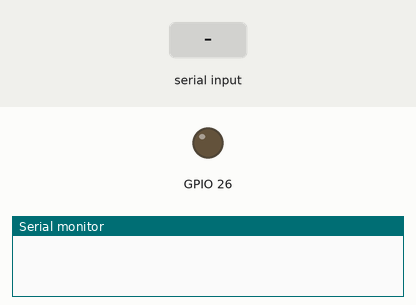
Simulated run of this program. Board: ESP32. On the bench: output pins drawn as LEDs (lit = HIGH), the last lines printed to the serial monitor. Dashed ring = blinking. The test bench sets the inputs (shaded band).

Above: at 0.1 s.
At 3.8 s:
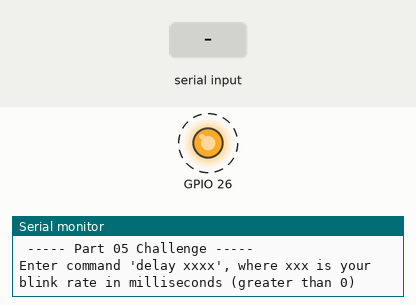
3.9 s: "90,45\n" received over Serial
5.5 s: "0\n" received over Serial
Timing chart, 0 to 13.5 s (numbered marks = the images above; inputs shaded):
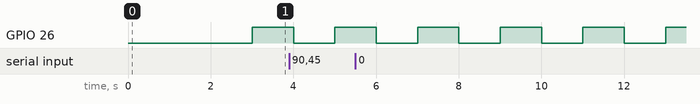

The program:

main.cpp
```cpp
#include <Arduino.h>

#if CONFING_FREERTOS_UNICORE
static const BaseType_t app_cpu = 0;
#else
static const BaseType_t app_cpu = 1;
#endif

static QueueHandle_t led_blink_delay_queue;
static QueueHandle_t led_blink_update_queue;

// Blink led task handle
static TaskHandle_t blink_t = NULL;

uint8_t char_size = 20;

// Reads from led_blink_update_queue & prints it
void processLedBlinkUpdateQueue(void *parameter)
{
  char blink_message[char_size] = "";

  while (true) {
    // Read messages from 2nd queue (quantity)
    if (uxQueueMessagesWaiting(led_blink_update_queue) > 0 && xQueueReceive(led_blink_update_queue, (void *)&blink_message, 0) == pdTRUE) {
      Serial.println(blink_message);
    }

    vTaskDelay(10 / portTICK_PERIOD_MS);
  }
}

// Checks for user input, echoes it back & post valid blinking rates to led_blink_delay_queue
void checkForUserInputTask(void *parameter)
{
  char cmd[] = "delay ";
  uint8_t cmd_len = strlen(cmd);
  uint8_t buff_len = 255;
  char buff[buff_len];
  memset(buff, 0, buff_len);
  char *p;
  long delay;

  Serial.println("Enter command 'delay xxxx', where xxx is your blink rate in milliseconds (greater than 0)");

  while (true) {
    if (Serial.available()) {
      Serial.readBytesUntil('\n', buff, buff_len);
      if (strstr(buff, cmd) != NULL) {
        // char *tail = &buff[cmd_len];
        // Serial.printf("tail: %s, abs(atoi(tail)): %d\n", tail, abs(atoi(tail)));
        delay = abs(strtol(&buff[cmd_len], &p, 10));
        if (/* *p == '\0' */!*p && (delay > 0 && delay && errno != ERANGE)) {
          // Put message in 1st queue (do not block)
          if (uxQueueSpacesAvailable(led_blink_delay_queue) > 0 && xQueueSend(led_blink_delay_queue, (void *)&delay, 0) != pdTRUE) {
            Serial.println("led_blink_delay_queue full");
          }
        }
      }

      errno = 0;
      Serial.println(buff);
      memset(&buff, 0, buff_len);
    }

    vTaskDelay(10 / portTICK_PERIOD_MS);
  }
}

// Updates led blink rate from led_blink_delay_queue & post to led_blink_update_queue every time led blink 100 times
void updateLedBlinkRateTask(void *parameter)
{
  static int blink_rate = 1000;
  char blink_message[char_size] = "";
  static int blink_counter = 0;

  while (true)
  {
    digitalWrite(GPIO_NUM_26, !digitalRead(GPIO_NUM_26));
    blink_counter += 1;

    if (blink_counter > 0 && blink_counter % 200 == 0) {
      sprintf(blink_message, "Blinked %d", blink_counter / 2);

      if (uxQueueSpacesAvailable(led_blink_update_queue) > 0 && xQueueSend(led_blink_update_queue, (void *)&blink_message, 0) != pdTRUE) {
        Serial.println("led_blink_update_queue full");
      }
    }

    // See if there's a message in the queue (do not block) and update blink_rate
    if (uxQueueMessagesWaiting(led_blink_delay_queue) > 0 && xQueueReceive(led_blink_delay_queue, (void *)&blink_rate, 0) == pdTRUE) {
      Serial.printf("Update blink rate to %d milliseconds\n", blink_rate);
    }

    vTaskDelay(blink_rate / portTICK_PERIOD_MS);
  }
}

void setup()
{
  pinMode(GPIO_NUM_26, OUTPUT);
  digitalWrite(GPIO_NUM_26, LOW);
  Serial.begin(115200);
  vTaskDelay(3000 / portTICK_PERIOD_MS);
  Serial.println("\n ----- Part 05 Challenge -----");

  // Queues
  static const uint8_t queue_len = 100;
  led_blink_delay_queue = xQueueCreate(queue_len, sizeof(int));
  led_blink_update_queue = xQueueCreate(queue_len, sizeof(char[char_size]));

  // Reads from led_blink_update_queue & prints it
  xTaskCreatePinnedToCore(processLedBlinkUpdateQueue, "Task_0", 2048, NULL, 1, NULL, app_cpu);

  // Checks for user input, echoes it back & post valid blinking rates to led_blink_delay_queue
  xTaskCreatePinnedToCore(checkForUserInputTask, "Task_1", 2048, NULL, 1, NULL, app_cpu);

  // Updates led blink rate from led_blink_delay_queue & post to led_blink_update_queue every time led blink 100 times
  xTaskCreatePinnedToCore(updateLedBlinkRateTask, "Task_2", 2048, NULL, 1, NULL, 0);

  vTaskDelete(NULL);
}

void loop()
{
  // Unreachable code
}
```

Measured:
- by itself, GPIO 26: alternates HIGH for 1.0 s and LOW for 1.0 s
